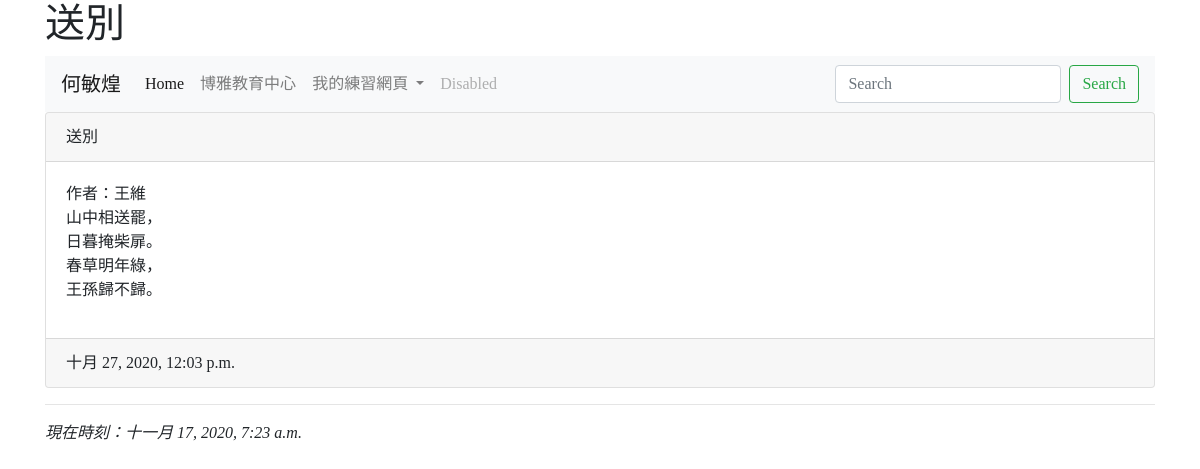
The app's page /post/p4/ with its own data.
### mainsite/models.py (models this page shows, shortened)
class Post(models.Model):
    title = models.CharField(max_length=200)
    slug = models.CharField(max_length=200)
    body = models.TextField()
    pub_date = models.DateTimeField(default=timezone.now)
    class Meta:
        ordering = ('-pub_date',)

### mainsite/views.py (the view)
# urls.py: path('post/<str:slug>/', showpost),
def showpost(request, slug):
	now = datetime.now()
	try:
		post = Post.objects.get(slug=slug)
		return render(request, "post.html", locals())
	except:
		return redirect("/")

### templates/post.html (shortened to what this page needs)
<!doctype html>
<html>
  <head>
    <link rel="stylesheet" href="https://cdn.jsdelivr.net/npm/bootstrap@4.5.3/dist/css/bootstrap.min.css">
  </head>
  <body>
    <div class="container">
    <h1>{{post.title}}</h1>
    <nav class="navbar navbar-expand-lg navbar-light bg-light">
        <a class="navbar-brand" href="#">何敏煌</a>
        <div class="collapse navbar-collapse" id="navbarSupportedContent">
          <ul class="navbar-nav mr-auto">
            <li class="nav-item active">
              <a class="nav-link" href="/">Home <span class="sr-only">(current)</span></a>
            </li>
            <li class="nav-item">
              <a class="nav-link" href="http://cla.nkust.edu.tw">博雅教育中心</a>
            </li>
            <li class="nav-item dropdown">
              <a class="nav-link dropdown-toggle" href="#" id="navbarDropdown" role="button" data-toggle="dropdown" aria-haspopup="true" aria-expanded="false">
                我的練習網頁
              </a>
            </li>
            <li class="nav-item">
              <a class="nav-link disabled" href="#" tabindex="-1" aria-disabled="true">Disabled</a>
            </li>
          </ul>
          <form class="form-inline my-2 my-lg-0">
            <input class="form-control mr-sm-2" type="search" placeholder="Search" aria-label="Search">
            <button class="btn btn-outline-success my-2 my-sm-0" type="submit">Search</button>
          </form>
        </div>
      </nav>
      <div class="card">
        <div class="card-header">
          {{ post.title }}
        </div>
        <div class="card-body">
          {{ post.body | linebreaks }}
        </div>
        <div class="card-footer">
          {{ post.pub_date }}
        </div>
      </div>
        <hr>
        <i>現在時刻：{{ now }}</i>
      </div>
  </body>
</html>

### templates/post.html (style rules this page uses)
body { font-family: 微軟正黑體; }

### records on screen
Post: title "送別", body "作者：王維 山中相送罷， 日暮掩柴扉。 春草明年綠， 王孫歸不歸。", pub_date "十月 27, 2020, 12:03 p.m."
